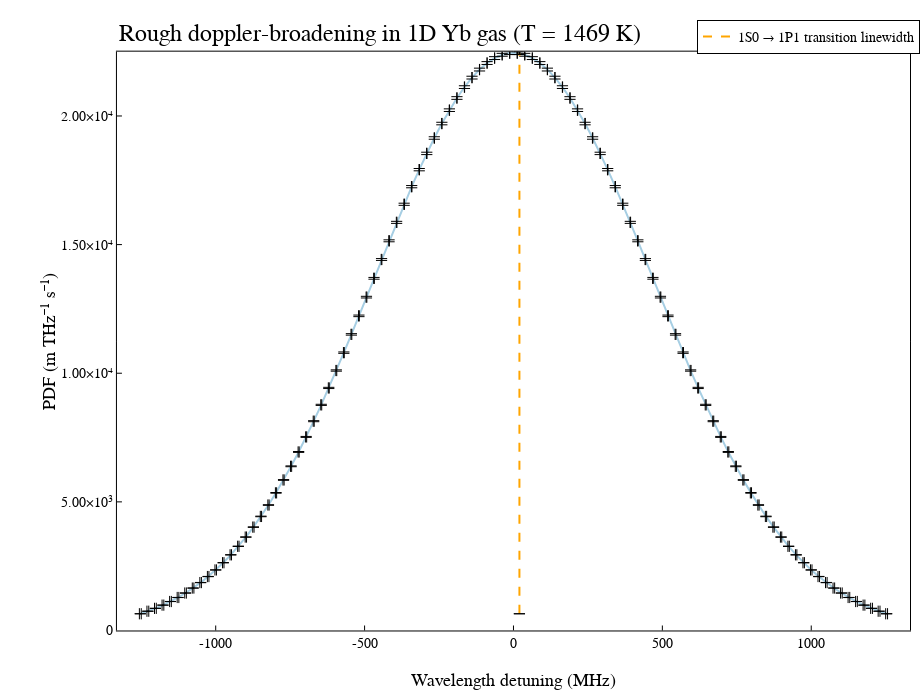

Notebook source saved alongside this figure:
### Code cell
v_effective_support = range(-0.5e3, 0.5e3, length = 100)u"m/s"
s_eff_support = doppler_shift.(v_effective_support, ω_laser)
ω_to_λ(ω) = 2π*c/ω
T = T_boiling_Yb
pdf_values = shift_pdf.(s_eff_support, ω_laser, m_Yb, T)
plot(s_eff_support ./ 2π, pdf_values,
    title = "Rough doppler-broadening in 1D Yb gas (T = $T)",
    ylabel = "PDF",
    xunit = u"MHz",
    #xscale = :log10,
    ylims = (0, :auto),
    xlabel = "Wavelength detuning")
plot!([linewidth_399_transition, linewidth_399_transition], [minimum(pdf_values), maximum(pdf_values)],
    linestyle = :dash,
    linewidth = 2,
    label = "1S0 → 1P1 transition linewidth",
    color = :orange)
